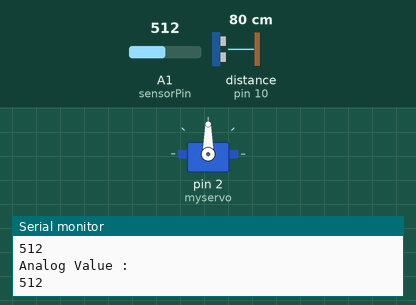
Bench run of a sketch on a simulated Arduino Uno, built with avr-gcc and run on an emulated ATmega328P. Parts: servo, the last lines printed to the serial monitor. Wiring (inferred from the names in the program): ultrasonic range finder: trigger pin 9; echo pin 10. Inputs (shaded band) come from the test bench; at power-on: distance to the obstacle (sensor on pin 10) 80 cm, A1 (sensorPin) = 512. The echo pulse lasts 58.3 µs per cm.

Above: at 3.8 s.
3.9 s: distance to the obstacle (sensor on pin 10) set to 7 cm
7.8 s: distance to the obstacle (sensor on pin 10) set to 4 cm
At 9.48 s:
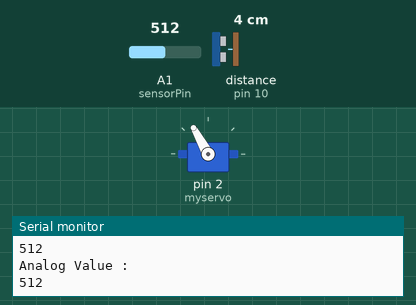
At 10.8 s:
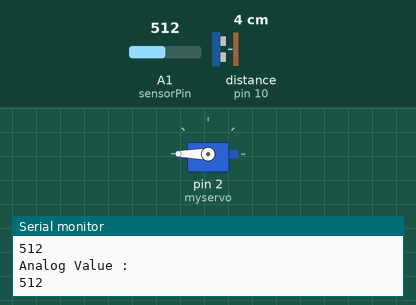
11.7 s: A1 (sensorPin) set to 860
At 16.1 s:
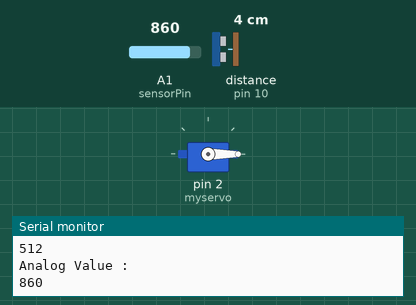
16.4 s: A1 (sensorPin) set to 840
Timing chart, 0 to 21.3 s (numbered marks = the images above; inputs shaded):
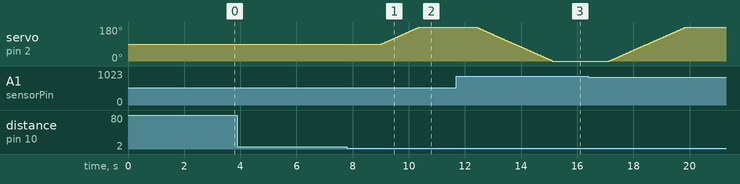

Measured:
- the behaviour switches between 6 and 5 cm on distance to the obstacle (sensor on pin 10) (found by bisection; images 0 and 1)
- after the input at 7.8 s, servo on pin 2 (myservo): moves from 90° to 180° over 1.4 s, starting after 1.2 s

The sketch:

Automatic_Garbage_Segregator.ino
```cpp
#include "Arduino.h"
#include "Servo.h"

Servo myservo;

int pos = 90;

int sensorPin = A1;
int sensorValue;

//Ultrasonic
const int trigPin = 9;
const int echoPin = 10;
float duration, distance;

void setup() {
  Serial.begin(9600);
  myservo.attach(2);

  //Ultrasonic
  pinMode(trigPin, OUTPUT);
  pinMode(echoPin, INPUT);


}

void loop() {

  //Ultrasonic
  digitalWrite(trigPin, LOW);
  delayMicroseconds(2);
  digitalWrite(trigPin, HIGH);
  delayMicroseconds(10);
  digitalWrite(trigPin, LOW);
  duration = pulseIn(echoPin, HIGH);
  distance = (duration*.0343)/2;

  sensorValue = analogRead(sensorPin);
//  Serial.println("Distance : ");
//  Serial.println(distance);
  Serial.println("Analog Value : ");
  Serial.println(sensorValue);

  if (distance < 5){
    if (sensorValue < 850){
      for (pos = 90; pos <= 180; pos += 1) {
      myservo.write(pos);
      delay(15);
    }
    delay(2000);

      for (pos = 180; pos >= 90; pos -= 1) {
      myservo.write(pos);
      delay(15);
      }
    }

    else {
      for (pos = 90; pos >= 0; pos -= 1) {
      myservo.write(pos);
      delay(15);
    }
    delay(2000);

      for (pos = 0; pos <= 90; pos += 1) {
      myservo.write(pos);
      delay(15);
      }
      }
  }
  else {
    delay(3000);
    }


}
```
